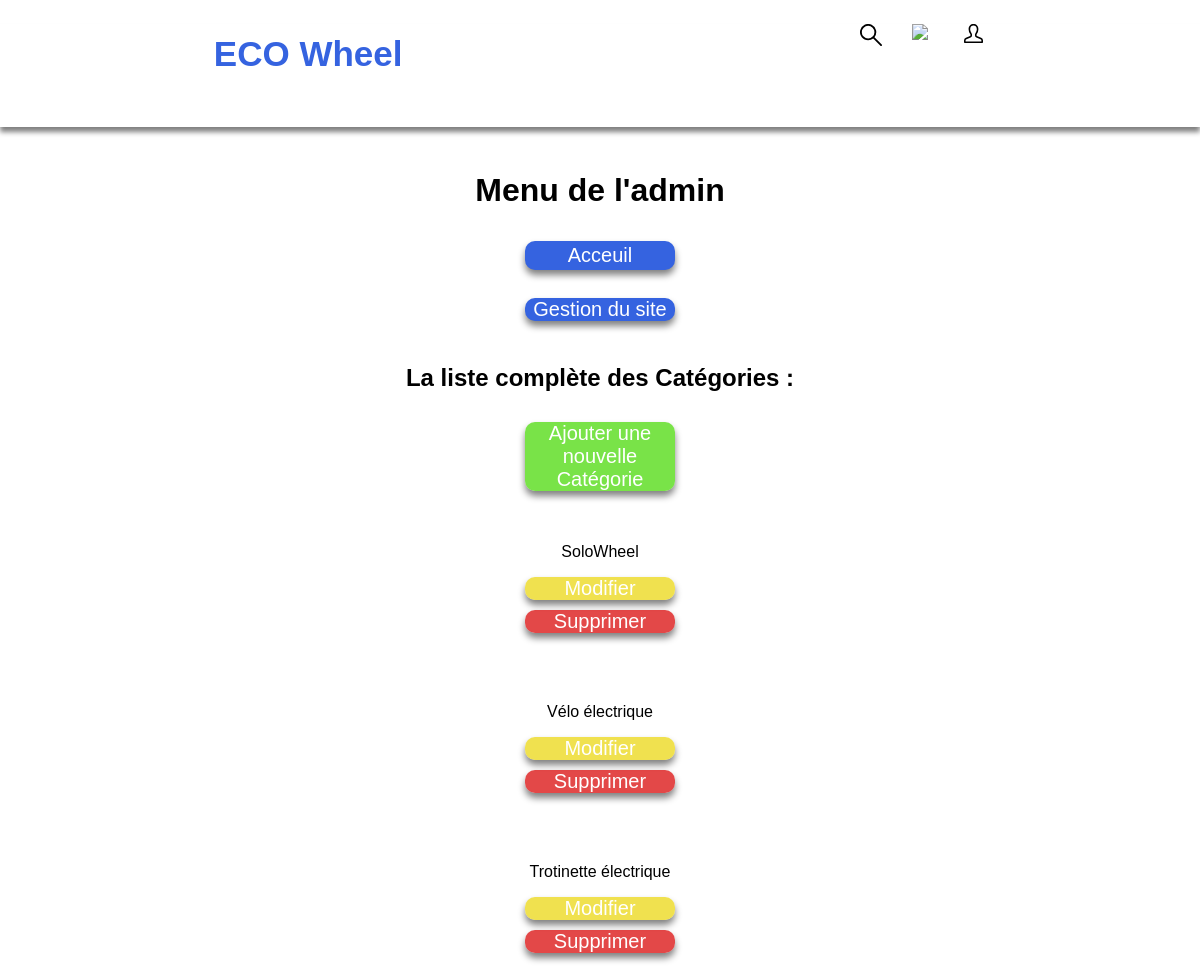
The page /admin/index.php?controller=category&action=list on the database its author committed.
### tables this page shows
CREATE TABLE `categories` (
  `id` int(255) NOT NULL,
  `name` varchar(255) NOT NULL,
  `bio` text,
  `image` varchar(255) DEFAULT NULL
);

### admin/models/category.php (called while the page is built, shortened)
<?php
function getAllCategories()
{
    $db = dbConnect();
    $query = $db->query('SELECT * FROM categories');
	$categories =  $query->fetchAll();
    return $categories;
}

### admin/views/categoryList.php (the view, shortened to what this page needs)
<?php require ('partials/header.php'); ?>
<?php require ('partials/menu.php'); ?>
<!DOCTYPE html>
<html lang="en">
<head>
	<link rel="stylesheet" href="assets/css/PanelList.css">
</head>
<body>
<div class="category">
	<h2>La liste complète des Catégories : </h2>
	<div class="categoryPanel">
		<div class="add">
			<a href="index.php?controller=category&action=new" class="btnAdd">Ajouter une nouvelle Catégorie</a>
		</div><br><br>
		<?php foreach($categories as $category): ?>
		<p><?=  htmlspecialchars($category['name']) ?></p>
		<div class="modify">
			<a href="index.php?controller=category&action=edit&id=<?= $category['id'] ?>" class="btnModify">Modifier</a>
		</div>
		<div class="delete">
			<a href="index.php?controller=category&action=delete&id=<?= $category['id'] ?>" class="btnDelete">Supprimer</a></br>
		</div><br><br><br>
		<?php endforeach; ?>
	</div>
</div>
</body>
</html>

### admin/assets/css/header.css (style rules this page uses)
body { margin: 0; padding: 0; font-family: 'Dosis', sans-serif; }

### admin/assets/css/admin.css (style rules this page uses)
a { text-decoration: none; }

### admin/assets/css/PanelList.css (style rules this page uses)
a { text-decoration: none; }
.category { display: flex; flex-wrap: wrap; flex-direction: column; justify-content: center; align-items: center; text-align: center; padding: 2% }
.categoryPanel { justify-content: center; text-align: center; }
.modify { margin-top: 10px; background-color: rgba(236, 215, 22, 0.753); box-shadow: 0px 5px 7px gray; border-radius: 10px; width: 150px; font-size: 20px; }
.delete { margin-top: 10px; background-color: rgba(218, 12, 12, 0.753); box-shadow: 0px 5px 7px gray; border-radius: 10px; width: 150px; font-size: 20px; }
.add { margin-top: 10px; background-color: rgba(77, 218, 12, 0.753); box-shadow: 0px 5px 7px gray; border-radius: 10px; width: 150px; font-size: 20px; }
.btnModify { color: white; }
.btnDelete { color: white; }
.btnAdd { color: white; }

### rows shown on the page
categories: name "SoloWheel"
categories: name "Vélo électrique"
categories: name "Trotinette électrique"
